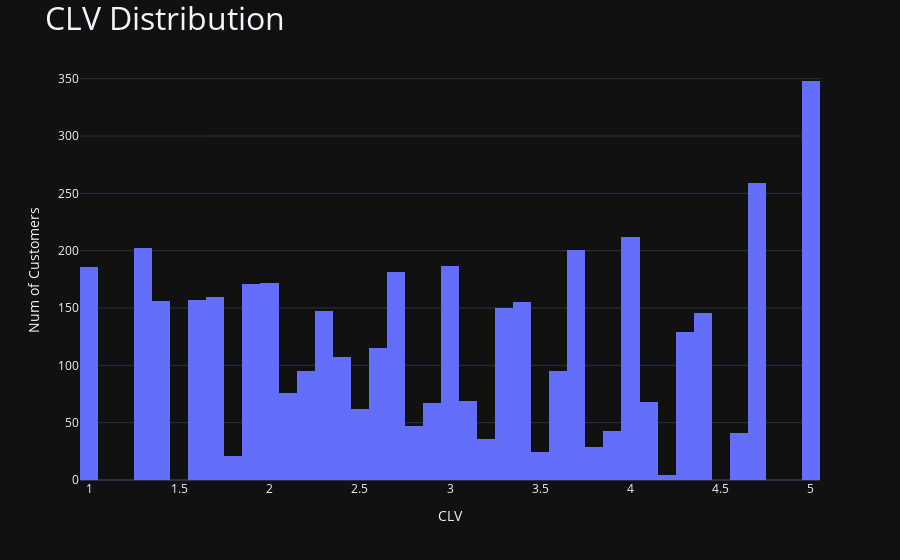

The cell this chart's notebook holds for it:
### Code cell
fig = px.histogram(RFM, x='CLV')
fig.update_layout(
    title="CLV Distribution",
    xaxis_title="CLV",
    yaxis_title="Num of Customers",
    title_font_size=32,
)
fig.show()

### Figure 1 — Plotly figure (JSON) as saved in the notebook; plotly's stock layout.template omitted (floating-point values rounded to 4 significant figures; data arrays with more than 128 entries replaced by an {"elided": "..."} marker saying what was removed)
{"data": [{"bingroup": "x", "hovertemplate": "CLV=%{x}<br>count=%{y}<extra></extra>", "legendgroup": "", "marker": {"color": "#636efa", "pattern": {"shape": ""}}, "name": "", "orientation": "v", "showlegend": false, "x": {"elided": "4318 float values"}, "xaxis": "x", "yaxis": "y", "type": "histogram"}], "layout": {"xaxis": {"anchor": "y", "domain": [0.0, 1.0], "title": {"text": "CLV"}}, "yaxis": {"anchor": "x", "domain": [0.0, 1.0], "title": {"text": "Num of Customers"}}, "legend": {"tracegroupgap": 0}, "margin": {"t": 60}, "barmode": "relative", "title": {"text": "CLV Distribution", "font": {"size": 32}}}}
